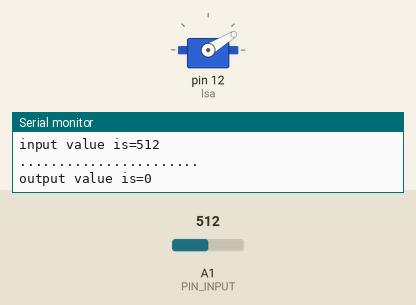
Recording of a sketch running on a simulated Arduino Uno, built with avr-gcc and run on an emulated ATmega328P. Shown: servo, the last lines printed to the serial monitor. The inputs (shaded band) are chosen by the test bench; at power-on: A1 (PIN_INPUT) = 512.

Above: at 1.2 s.
1.3 s: A1 (PIN_INPUT) set to 598
2.8 s: A1 (PIN_INPUT) set to 628
At 3.6 s:
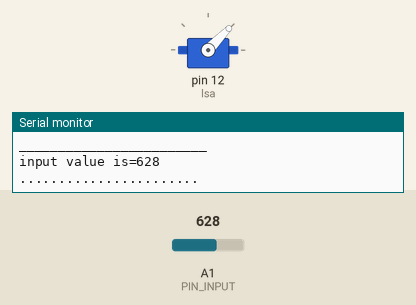
4.4 s: A1 (PIN_INPUT) set to 122
At 4.8 s:
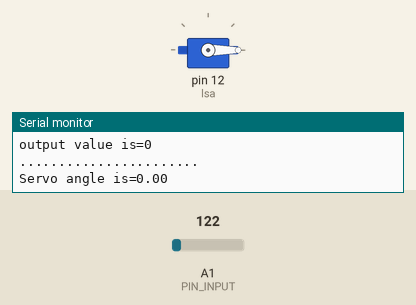
5.9 s: A1 (PIN_INPUT) set to 393
At 6.3 s:
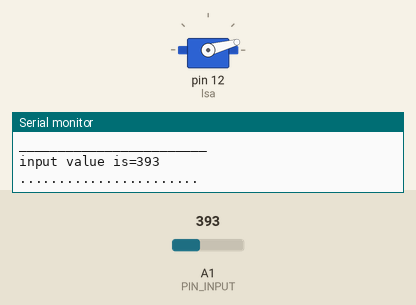
7.4 s: A1 (PIN_INPUT) set to 422
At 8.8 s:
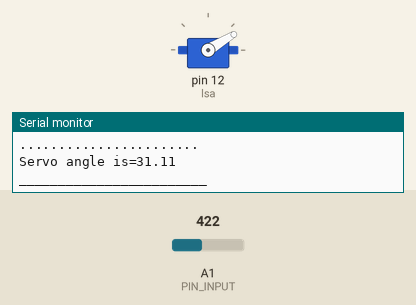
10.4 s: A1 (PIN_INPUT) set to 1023
At 10.8 s:
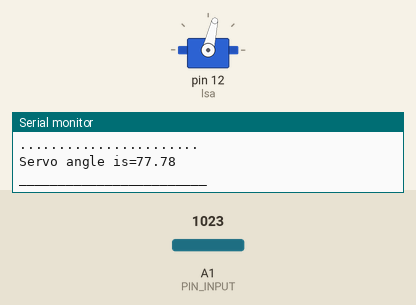
Timing chart, 0 to 12.9 s (numbered marks = the images above; inputs shaded):
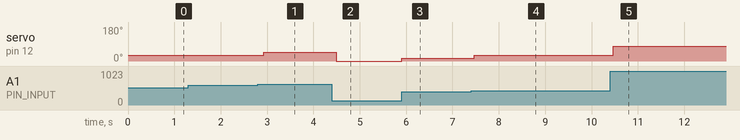

The sketch:

MI_2.ino
```cpp
#include <Servo.h>
#define PIN_INPUT A1

Servo lsa;
int Input = 0;
float InputV = 0;
int Output = 0;
float pos = 0;

void setup()
{

  lsa.attach(12);
  Serial.begin(9600);

}


void loop()
{

  Input = analogRead(PIN_INPUT);
  InputV = ((Input * 5) / 1023);
  if (InputV<0)
  {
    InputV=-InputV;
  }
  else
  {
    InputV;
  }
  pos = ((InputV / 4.5) * 70);
  if(pos<0)
  {
    pos=-pos;
  }
  else
  {
    pos;
  }
  lsa.write(pos);
  Serial.print("input value is=");
  Serial.println(Input);
  Serial.println(".......................");
  Serial.print("output value is=");
  Serial.println(Output);
  Serial.println(".......................");
  Serial.print("Servo angle is=");
  Serial.println(pos);
  Serial.println("________________________");

}
```

Measured:
- the behaviour switches between 613 and 614 on A1 (PIN_INPUT) (found by bisection; images 0 and 1)
- the behaviour switches between 409 and 410 on A1 (PIN_INPUT) (found by bisection; images 3 and 4)
- after the input at 2.8 s, servo on pin 12 (lsa): 31° → 46° after 0.13 s
- after the input at 4.4 s, servo on pin 12 (lsa): 46° → 0° after 0.09 s
- after the input at 5.9 s, servo on pin 12 (lsa): 0° → 15° at once
- after the input at 7.4 s, servo on pin 12 (lsa): 15° → 31° after 0.07 s
- after the input at 10.4 s, servo on pin 12 (lsa): 31° → 77° after 0.07 s
